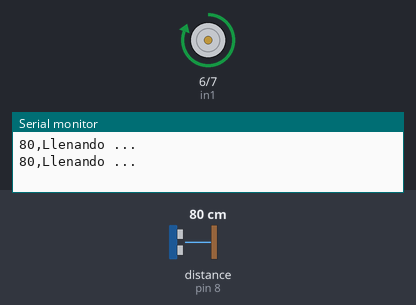
Recording of a sketch running on a simulated Arduino Uno, built with avr-gcc and run on an emulated ATmega328P. Parts: motor-driver pin pairs drawn as motors (green arrow = first pin HIGH = forward, orange = second pin HIGH = backward, longer = more drive, scaled by the enable pin), the last lines printed to the serial monitor. Wiring (inferred from the names in the program): ultrasonic range finder: trigger pin 9; echo pin 8. Inputs (shaded band) come from the test bench; at power-on: distance to the obstacle (sensor on pin 8) 80 cm. The echo pulse lasts 58.3 µs per cm.

Above: at 3.8 s.
3.9 s: distance to the obstacle (sensor on pin 8) set to 7 cm
7.8 s: distance to the obstacle (sensor on pin 8) set to 4 cm
At 9.6 s:
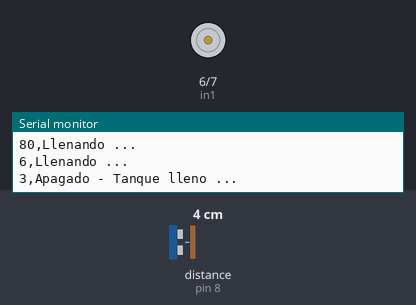
11.7 s: distance to the obstacle (sensor on pin 8) set to 9 cm
At 13.1 s:
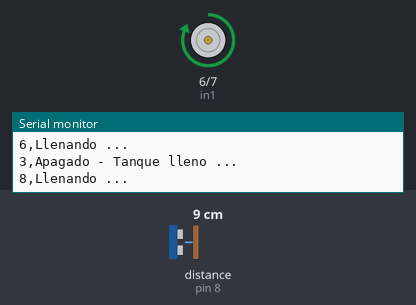
15.6 s: distance to the obstacle (sensor on pin 8) set to 2 cm
At 18.9 s:
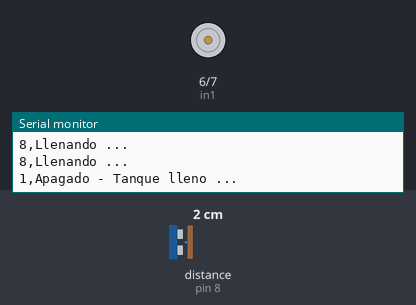
Timing chart, 0 to 20.4 s (numbered marks = the images above; inputs shaded):
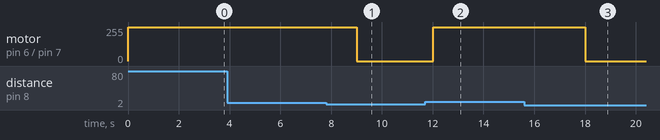

The sketch:

Ultrasonico_Motor.ino
```cpp
const int EchoPin = 8;    // Pin para la detección del eco
const int TriggerPin = 9; // Pin para producir el sonido ultrasónico

// Conexiones del driver L293D para un motor DC
int enA = 3;
int in1 = 6;
int in2 = 7;

void setup() {
  Serial.begin(9600);
  pinMode(TriggerPin, OUTPUT);
  pinMode(EchoPin, INPUT);
  pinMode(enA, OUTPUT);
  pinMode(in1, OUTPUT);
  pinMode(in2, OUTPUT);
}

void loop() {
  long duration, cm;

  // Realiza la medición de distancia
  cm = measureDistance();
  Serial.print(cm);
  Serial.print(",");

  if (cm > 5.0) {
    startMotor();
    Serial.println("Llenando ...");
  } else if (cm < 5.0) {
    stopMotor();
    Serial.println("Apagado - Tanque lleno ...");
  }
  delay(3000);
}

long microsecondsToCentimeters(long microseconds) {
  // 340 m/s 29 us/cm
  return microseconds / 29 / 2;
}

void startMotor() {
  analogWrite(enA, 255);
  digitalWrite(in1, HIGH);
  digitalWrite(in2, LOW);
}

void stopMotor() {
  analogWrite(enA, 0);
}

long measureDistance() {
  digitalWrite(TriggerPin, LOW);
  delayMicroseconds(4);
  digitalWrite(TriggerPin, HIGH);
  delayMicroseconds(10);
  digitalWrite(TriggerPin, LOW);

  return microsecondsToCentimeters(pulseIn(EchoPin, HIGH));
}
```

Measured:
- the behaviour switches between 6 and 5 cm on distance to the obstacle (sensor on pin 8) (found by bisection; images 0 and 1)
- after the input at 7.8 s, motor on pin 6 (in1) / pin 7 (in2): forward 255/255 → stopped after 1.2 s
- after the input at 11.7 s, motor on pin 6 (in1) / pin 7 (in2): stopped → forward 255/255 after 0.31 s
- after the input at 15.6 s, motor on pin 6 (in1) / pin 7 (in2): forward 255/255 → stopped after 2.4 s
